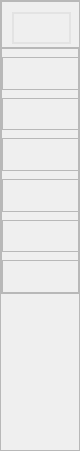
          <widget class="QFrame" name="leftBox">
           <property name="sizePolicy">
            <sizepolicy hsizetype="Fixed" vsizetype="Expanding">
             <horstretch>0</horstretch>
             <verstretch>0</verstretch>
            </sizepolicy>
           </property>
           <property name="minimumSize">
            <size>
             <width>80</width>
             <height>0</height>
            </size>
           </property>
           <property name="maximumSize">
            <size>
             <width>80</width>
             <height>16777215</height>
            </size>
           </property>
           <property name="styleSheet">
            <string notr="true">QFrame#leftBox  {
    /*background-color: rgba(255, 255, 255, 80%);*/
    border: 0px solid rgba(0, 0, 0, 40%);
	border-top:none;
	border-bottom:none;
	border-left:none;
}
</string>
           </property>
           <property name="frameShape">
            <enum>QFrame::StyledPanel</enum>
           </property>
           <property name="frameShadow">
            <enum>QFrame::Raised</enum>
           </property>
           <layout class="QVBoxLayout" name="verticalLayout_2" stretch="10,55,35">
            <property name="spacing">
             <number>0</number>
            </property>
            <property name="leftMargin">
             <number>0</number>
            </property>
            <property name="topMargin">
             <number>0</number>
            </property>
            <property name="rightMargin">
             <number>0</number>
            </property>
            <property name="bottomMargin">
             <number>0</number>
            </property>
            <item>
             <widget class="QFrame" name="leftbox_top">
              <property name="sizePolicy">
               <sizepolicy hsizetype="Expanding" vsizetype="Preferred">
                <horstretch>0</horstretch>
                <verstretch>0</verstretch>
               </sizepolicy>
              </property>
              <property name="minimumSize">
               <size>
                <width>180</width>
                <height>0</height>
               </size>
              </property>
              <property name="frameShape">
               <enum>QFrame::StyledPanel</enum>
              </property>
              <property name="frameShadow">
               <enum>QFrame::Raised</enum>
              </property>
              <layout class="QHBoxLayout" name="horizontalLayout_8" stretch="4,6">
               <property name="spacing">
                <number>5</number>
               </property>
               <property name="leftMargin">
                <number>10</number>
               </property>
               <property name="topMargin">
                <number>10</number>
               </property>
               <property name="rightMargin">
                <number>15</number>
               </property>
               <property name="bottomMargin">
                <number>3</number>
               </property>
               <item>
                <widget class="QFrame" name="logo">
                 <property name="sizePolicy">
                  <sizepolicy hsizetype="Preferred" vsizetype="Preferred">
                   <horstretch>0</horstretch>
                   <verstretch>0</verstretch>
                  </sizepolicy>
                 </property>
                 <property name="styleSheet">
                  <string notr="true">image: url(:/leftbox/images/lbd.png);
border:2px solid rgba(0,0,0,5%);
</string>
                 </property>
                 <property name="frameShape">
                  <enum>QFrame::StyledPanel</enum>
                 </property>
                 <property name="frameShadow">
                  <enum>QFrame::Raised</enum>
                 </property>
                </widget>
               </item>
               <item>
                <widget class="QFrame" name="top_intro">
                 <property name="styleSheet">
                  <string notr="true">QLabel{
	color: black;
	font: 600 italic 9pt &quot;Segoe UI&quot;;
	font-weight: bold;
}
QFrame{
	border:none;
}</string>
                 </property>
                 <property name="frameShape">
                  <enum>QFrame::StyledPanel</enum>
                 </property>
                 <property name="frameShadow">
                  <enum>QFrame::Raised</enum>
                 </property>
                 <layout class="QVBoxLayout" name="verticalLayout_20">
                  <property name="spacing">
                   <number>0</number>
                  </property>
                  <property name="leftMargin">
                   <number>5</number>
                  </property>
                  <property name="topMargin">
                   <number>0</number>
                  </property>
                  <property name="rightMargin">
                   <number>0</number>
                  </property>
                  <property name="bottomMargin">
                   <number>0</number>
                  </property>
                  <item>
                   <widget class="QLabel" name="label">
                    <property name="text">
                     <string>YOLO用户界面</string>
                    </property>
                   </widget>
                  </item>
                  <item>
                   <widget class="QLabel" name="label_3">
                    <property name="text">
                     <string>Test</string>
                    </property>
                   </widget>
                  </item>
                 </layout>
                </widget>
               </item>
              </layout>
             </widget>
            </item>
            <item>
             <widget class="QFrame" name="leftbox_bottom">
              <property name="sizePolicy">
               <sizepolicy hsizetype="Preferred" vsizetype="Preferred">
                <horstretch>0</horstretch>
                <verstretch>0</verstretch>
               </sizepolicy>
              </property>
              <property name="minimumSize">
               <size>
                <width>0</width>
                <height>0</height>
               </size>
              </property>
              <property name="maximumSize">
               <size>
                <width>16777215</width>
                <height>16777215</height>
               </size>
              </property>
              <property name="styleSheet">
               <string notr="true">QPushButton#src_menu{
	background-image: url(:/leftbox/images/newsize/menu.png);
}
QPushButton#src_folder{
	background-image: url(:/leftbox/images/newsize/folder.png);

}
QPushButton#src_camera{
	background-image: url(:/leftbox/images/newsize/security-camera.png);
}
QPushButton#src_img{
	background-image: url(:/leftbox/images/newsize/gallery.png);
}
QPushButton#src_webcam{
	background-image: url(:/leftbox/images/newsize/photo-camera.png);
}
QPushButton#src_setting{
	background-image:url(:/leftbox/images/newsize/setting.png);
}
QPushButton{
	border:none;
	text-align: center;
	background-repeat: no-repeat;
	background-position: left center;
	border-left: 23px solid transparent;
	color: rgba(0, 0, 0, 199);
	font-weight: bold;
	padding-left: 15px;
}
QFrame#cameraBox:hover{
	background-color: rgba(114, 129, 214, 59);
}
QFrame#folderBox:hover{
	background-color: rgba(114, 129, 214, 59);
}
QFrame#imgBox:hover{
	background-color: rgba(114, 129, 214, 59);
}
QFrame#menuBox:hover{
	background-color: rgba(114, 129, 214, 59);
}
QFrame#webcamBox:hover{
	background-color: rgba(114, 129, 214, 59);
}
QFrame#manageBox:hover{
	background-color: rgba(114, 129, 214, 59);
}</string>
              </property>
              <property name="frameShape">
               <enum>QFrame::StyledPanel</enum>
              </property>
              <property name="frameShadow">
               <enum>QFrame::Raised</enum>
              </property>
              <layout class="QVBoxLayout" name="verticalLayout_3" stretch="1,4,1,4,1,4,1,4,1,4,1,4">
               <property name="spacing">
                <number>0</number>
               </property>
               <property name="leftMargin">
                <number>0</number>
               </property>
               <property name="topMargin">
                <number>0</number>
               </property>
               <property name="rightMargin">
                <number>0</number>
               </property>
               <property name="bottomMargin">
                <number>0</number>
               </property>
               <item>
                <spacer name="zSpacer5">
                 <property name="orientation">
                  <enum>Qt::Vertical</enum>
                 </property>
                 <property name="sizeHint" stdset="0">
                  <size>
                   <width>20</width>
                   <height>40</height>
                  </size>
                 </property>
                </spacer>
               </item>
               <item>
                <widget class="QFrame" name="menuBox">
                 <property name="sizePolicy">
                  <sizepolicy hsizetype="Expanding" vsizetype="Preferred">
                   <horstretch>0</horstretch>
                   <verstretch>0</verstretch>
                  </sizepolicy>
                 </property>
                 <property name="minimumSize">
                  <size>
                   <width>180</width>
                   <height>0</height>
                  </size>
                 </property>
                 <property name="maximumSize">
                  <size>
                   <width>180</width>
                   <height>16777215</height>
                  </size>
                 </property>
                 <property name="layoutDirection">
                  <enum>Qt::LeftToRight</enum>
                 </property>
                 <property name="frameShape">
                  <enum>QFrame::StyledPanel</enum>
                 </property>
                 <property name="frameShadow">
                  <enum>QFrame::Raised</enum>
                 </property>
                 <layout class="QHBoxLayout" name="horizontalLayout_3">
                  <property name="spacing">
                   <number>0</number>
                  </property>
                  <property name="leftMargin">
                   <number>0</number>
                  </property>
                  <property name="topMargin">
                   <number>0</number>
                  </property>
                  <property name="rightMargin">
                   <number>0</number>
                  </property>
                  <property name="bottomMargin">
                   <number>0</number>
                  </property>
                  <item>
                   <widget class="QPushButton" name="src_menu">
                    <property name="sizePolicy">
                     <sizepolicy hsizetype="Expanding" vsizetype="Preferred">
                      <horstretch>0</horstretch>
                      <verstretch>0</verstretch>
                     </sizepolicy>
                    </property>
                    <property name="minimumSize">
                     <size>
                      <width>180</width>
                      <height>0</height>
                     </size>
                    </property>
                    <property name="maximumSize">
                     <size>
                      <width>180</width>
                      <height>16777215</height>
                     </size>
                    </property>
                    <property name="text">
                     <string>菜单</string>
                    </property>
                    <property name="iconSize">
                     <size>
                      <width>30</width>
                      <height>30</height>
                     </size>
                    </property>
                    <property name="autoDefault">
                     <bool>false</bool>
                    </property>
                   </widget>
                  </item>
                 </layout>
                </widget>
               </item>
               <item>
                <spacer name="zSpacer1">
                 <property name="orientation">
                  <enum>Qt::Vertical</enum>
                 </property>
                 <property name="sizeHint" stdset="0">
                  <size>
                   <width>20</width>
                   <height>40</height>
                  </size>
                 </property>
                </spacer>
               </item>
               <item>
                <widget class="QFrame" name="imgBox">
                 <property name="minimumSize">
                  <size>
                   <width>180</width>
                   <height>0</height>
                  </size>
                 </property>
                 <property name="maximumSize">
                  <size>
                   <width>180</width>
                   <height>16777215</height>
                  </size>
                 </property>
                 <property name="layoutDirection">
                  <enum>Qt::LeftToRight</enum>
                 </property>
                 <property name="frameShape">
                  <enum>QFrame::StyledPanel</enum>
                 </property>
                 <property name="frameShadow">
                  <enum>QFrame::Raised</enum>
                 </property>
                 <layout class="QHBoxLayout" name="horizontalLayout_4">
                  <property name="spacing">
                   <number>0</number>
                  </property>
                  <property name="leftMargin">
                   <number>0</number>
                  </property>
                  <property name="topMargin">
                   <number>0</number>
                  </property>
                  <property name="rightMargin">
                   <number>0</number>
                  </property>
                  <property name="bottomMargin">
                   <number>0</number>
                  </property>
                  <item alignment="Qt::AlignLeft">
                   <widget class="QPushButton" name="src_img">
                    <property name="sizePolicy">
                     <sizepolicy hsizetype="Expanding" vsizetype="Preferred">
                      <horstretch>0</horstretch>
                      <verstretch>0</verstretch>
                     </sizepolicy>
                    </property>
                    <property name="minimumSize">
                     <size>
                      <width>180</width>
                      <height>0</height>
                     </size>
                    </property>
                    <property name="maximumSize">
                     <size>
                      <width>180</width>
                      <height>16777215</height>
                     </size>
                    </property>
                    <property name="text">
                     <string>图片/视频</string>
                    </property>
                    <property name="iconSize">
                     <size>
                      <width>30</width>
                      <height>30</height>
                     </size>
                    </property>
                   </widget>
                  </item>
                 </layout>
                </widget>
               </item>
               <item>
                <spacer name="zSpacer2">
                 <property name="orientation">
                  <enum>Qt::Vertical</enum>
                 </property>
                 <property name="sizeHint" stdset="0">
                  <size>
                   <width>20</width>
                   <height>40</height>
                  </size>
                 </property>
                </spacer>
               </item>
               <item>
                <widget class="QFrame" name="webcamBox">
                 <property name="minimumSize">
                  <size>
                   <width>180</width>
                   <height>0</height>
                  </size>
                 </property>
                 <property name="maximumSize">
                  <size>
                   <width>180</width>
                   <height>16777215</height>
                  </size>
                 </property>
                 <property name="layoutDirection">
                  <enum>Qt::LeftToRight</enum>
                 </property>
                 <property name="frameShape">
                  <enum>QFrame::StyledPanel</enum>
                 </property>
                 <property name="frameShadow">
                  <enum>QFrame::Raised</enum>
                 </property>
                 <layout class="QHBoxLayout" name="horizontalLayout_7">
                  <property name="spacing">
                   <number>0</number>
                  </property>
                  <property name="leftMargin">
                   <number>0</number>
                  </property>
                  <property name="topMargin">
                   <number>0</number>
                  </property>
                  <property name="rightMargin">
                   <number>0</number>
                  </property>
                  <property name="bottomMargin">
                   <number>0</number>
                  </property>
                  <item alignment="Qt::AlignLeft">
                   <widget class="QPushButton" name="src_webcam">
                    <property name="sizePolicy">
                     <sizepolicy hsizetype="Expanding" vsizetype="Preferred">
                      <horstretch>0</horstretch>
                      <verstretch>0</verstretch>
                     </sizepolicy>
                    </property>
                    <property name="minimumSize">
                     <size>
                      <width>180</width>
                      <height>0</height>
                     </size>
                    </property>
                    <property name="maximumSize">
                     <size>
                      <width>180</width>
                      <height>16777215</height>
                     </size>
                    </property>
                    <property name="layoutDirection">
                     <enum>Qt::LeftToRight</enum>
                    </property>
                    <property name="text">
                     <string>摄像头</string>
                    </property>
                    <property name="iconSize">
                     <size>
                      <width>30</width>
                      <height>30</height>
                     </size>
                    </property>
                   </widget>
                  </item>
                 </layout>
                </widget>
               </item>
               <item>
                <spacer name="zSpacer4">
                 <property name="orientation">
                  <enum>Qt::Vertical</enum>
                 </property>
                 <property name="sizeHint" stdset="0">
                  <size>
                   <width>20</width>
                   <height>40</height>
                  </size>
                 </property>
                </spacer>
               </item>
               <item>
                <widget class="QFrame" name="folderBox">
                 <property name="minimumSize">
                  <size>
                   <width>180</width>
                   <height>0</height>
                  </size>
                 </property>
                 <property name="maximumSize">
                  <size>
                   <width>180</width>
                   <height>16777215</height>
                  </size>
                 </property>
                 <property name="layoutDirection">
                  <enum>Qt::LeftToRight</enum>
                 </property>
                 <property name="frameShape">
                  <enum>QFrame::StyledPanel</enum>
                 </property>
                 <property name="frameShadow">
                  <enum>QFrame::Raised</enum>
                 </property>
                 <layout class="QHBoxLayout" name="horizontalLayout_6">
                  <property name="spacing">
                   <number>0</number>
                  </property>
                  <property name="leftMargin">
                   <number>0</number>
                  </property>
                  <property name="topMargin">
                   <number>0</number>
                  </property>
                  <property name="rightMargin">
                   <number>0</number>
                  </property>
                  <property name="bottomMargin">
                   <number>0</number>
                  </property>
                  <item alignment="Qt::AlignLeft">
                   <widget class="QPushButton" name="src_folder">
                    <property name="sizePolicy">
                     <sizepolicy hsizetype="Expanding" vsizetype="Preferred">
                      <horstretch>0</horstretch>
                      <verstretch>0</verstretch>
                     </sizepolicy>
                    </property>
                    <property name="minimumSize">
                     <size>
                      <width>180</width>
                      <height>0</height>
                     </size>
                    </property>
                    <property name="maximumSize">
                     <size>
                      <width>180</width>
                      <height>16777215</height>
                     </size>
                    </property>
                    <property name="text">
                     <string>文件夹</string>
                    </property>
                    <property name="iconSize">
                     <size>
                      <width>30</width>
                      <height>30</height>
                     </size>
                    </property>
                    <property name="shortcut">
                     <string>Ctrl+S</string>
                    </property>
                   </widget>
                  </item>
                 </layout>
                </widget>
               </item>
               <item>
                <spacer name="verticalSpacer">
                 <property name="orientation">
                  <enum>Qt::Vertical</enum>
                 </property>
                 <property name="sizeHint" stdset="0">
                  <size>
                   <width>20</width>
                   <height>40</height>
                  </size>
                 </property>
                </spacer>
               </item>
               <item>
                <widget class="QFrame" name="cameraBox">
                 <property name="minimumSize">
                  <size>
                   <width>180</width>
                   <height>0</height>
                  </size>
                 </property>
                 <property name="maximumSize">
                  <size>
                   <width>180</width>
                   <height>16777215</height>
                  </size>
                 </property>
                 <property name="layoutDirection">
                  <enum>Qt::LeftToRight</enum>
                 </property>
                 <property name="frameShape">
                  <enum>QFrame::StyledPanel</enum>
                 </property>
                 <property name="frameShadow">
                  <enum>QFrame::Raised</enum>
                 </property>
                 <layout class="QHBoxLayout" name="horizontalLayout_5">
                  <property name="spacing">
                   <number>0</number>
                  </property>
                  <property name="leftMargin">
                   <number>0</number>
                  </property>
                  <property name="topMargin">
                   <number>0</number>
                  </property>
                  <property name="rightMargin">
                   <number>0</number>
                  </property>
                  <property name="bottomMargin">
                   <number>0</number>
                  </property>
                  <item alignment="Qt::AlignLeft">
                   <widget class="QPushButton" name="src_camera">
                    <property name="sizePolicy">
                     <sizepolicy hsizetype="Expanding" vsizetype="Preferred">
                      <horstretch>0</horstretch>
                      <verstretch>0</verstretch>
                     </sizepolicy>
                    </property>
                    <property name="minimumSize">
                     <size>
                      <width>180</width>
                      <height>0</height>
                     </size>
                    </property>
                    <property name="maximumSize">
                     <size>
                      <width>180</width>
                      <height>16777215</height>
                     </size>
                    </property>
                    <property name="text">
                     <string>RTSP流</string>
                    </property>
                    <property name="iconSize">
                     <size>
                      <width>30</width>
                      <height>30</height>
                     </size>
                    </property>
                   </widget>
                  </item>
                 </layout>
                </widget>
               </item>
               <item>
                <spacer name="zSpacer3">
                 <property name="orientation">
                  <enum>Qt::Vertical</enum>
                 </property>
                 <property name="sizeHint" stdset="0">
                  <size>
                   <width>20</width>
                   <height>40</height>
                  </size>
                 </property>
                </spacer>
               </item>
               <item>
                <widget class="QFrame" name="manageBox">
                 <property name="minimumSize">
                  <size>
                   <width>180</width>
                   <height>0</height>
                  </size>
                 </property>
                 <property name="maximumSize">
                  <size>
                   <width>180</width>
                   <height>16777215</height>
                  </size>
                 </property>
                 <property name="frameShape">
                  <enum>QFrame::StyledPanel</enum>
                 </property>
                 <property name="frameShadow">
                  <enum>QFrame::Raised</enum>
                 </property>
                 <layout class="QHBoxLayout" name="horizontalLayout_19">
                  <property name="spacing">
                   <number>0</number>
                  </property>
                  <property name="leftMargin">
                   <number>0</number>
                  </property>
                  <property name="topMargin">
                   <number>0</number>
                  </property>
                  <property name="rightMargin">
                   <number>0</number>
                  </property>
                  <property name="bottomMargin">
                   <number>0</number>
                  </property>
                  <item>
                   <widget class="QPushButton" name="src_setting">
                    <property name="sizePolicy">
                     <sizepolicy hsizetype="Expanding" vsizetype="Preferred">
                      <horstretch>0</horstretch>
                      <verstretch>0</verstretch>
                     </sizepolicy>
                    </property>
                    <property name="minimumSize">
                     <size>
                      <width>180</width>
                      <height>0</height>
                     </size>
                    </property>
                    <property name="maximumSize">
                     <size>
                      <width>180</width>
                      <height>16777215</height>
                     </size>
                    </property>
                    <property name="text">
                     <string>设置</string>
                    </property>
                   </widget>
                  </item>
                 </layout>
                </widget>
               </item>
              </layout>
             </widget>
            </item>
            <item>
             <spacer name="verticalSpacer_2">
              <property name="orientation">
               <enum>Qt::Vertical</enum>
              </property>
              <property name="sizeHint" stdset="0">
               <size>
                <width>20</width>
                <height>40</height>
               </size>
              </property>
             </spacer>
            </item>
           </layout>
          </widget>
